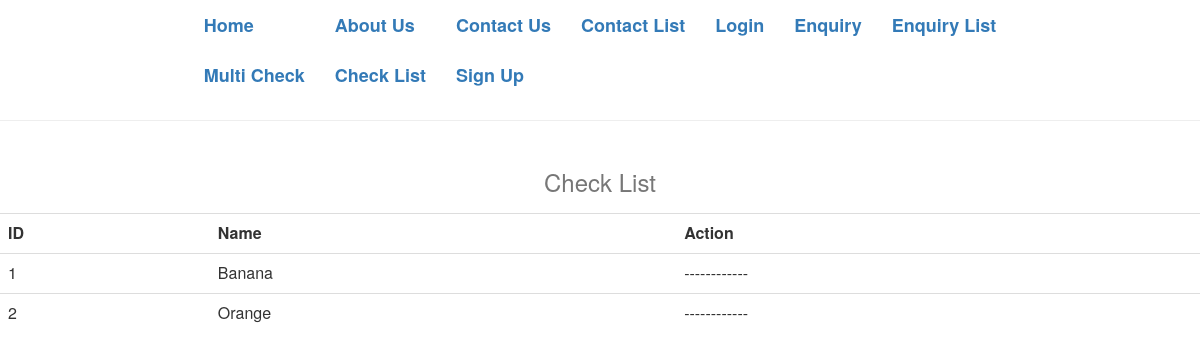
/checklist.php, run on the app's committed database.
### tables this page shows
CREATE TABLE `myitem` (
  `id` int(10) NOT NULL,
  `name` varchar(255) NOT NULL
);

### checklist.php (the view)
<?php
	include("header.php");
?>
<table align="center" class="table" cellpadding="0">
        <caption><h3 align="center">Check List</h3></caption>
    <tr >
        <th>ID</th>
        <th>Name</th>
        <th>Action</th>
     </tr>
    <?php
        $obj = mysqli_connect("localhost","root","","phpmysql");
        $sql = "select * from myitem order by id asc";
        $result = mysqli_query($obj,$sql);
        while($row = mysqli_fetch_row($result))
        {
            echo "<tr>";
            echo "<td>". $row[0] . "</td>";
            echo "<td>" . $row[1] . "</td>";
            echo "<td> ------------</td>";
            echo "</tr>";
        }
    ?>
    </table>
<?php
	include("footer.php");
?>

### data on the page
myitem: id "1", name "Banana"
myitem: id "2", name "Orange"
